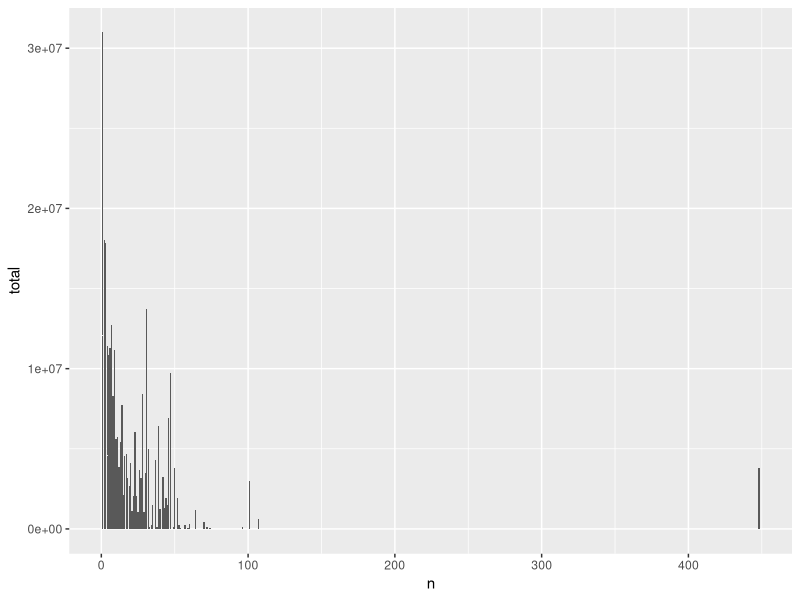

R code for this plot:
setwd('C:/Users/212590921/Documents/Personal_Projects/ICM/')
options(stringsAsFactors = F)
library(plyr)
library(reshape)
library(dplyr)
library(ggplot2)
library(ggrepel)
library(data.table)
library(tidyr)
library(scales)
library(RColorBrewer)
report <- read.csv('ICM Donations Report.csv')
report <- data.table(report)
report <- report[!is.na(report$Amount)]

by_donor <- report[Contact..Contact.ID != '' , .(n=length(Amount), total=sum(Amount)), by=Contact..Contact.ID]
ggplot(by_donor) + geom_col(aes(x=n, y=total))


report[Contact..Contact.ID == '0039000000HJN2b']
